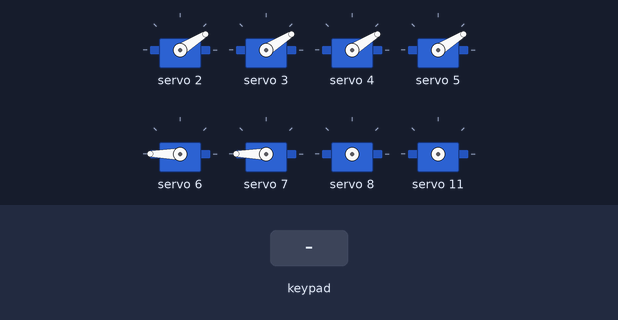
Recording of a sketch running on a simulated Arduino Uno, built with avr-gcc and run on an emulated ATmega328P. On the bench: 8 × servo. The test bench sets the inputs (shaded band). What the sketch prints to the serial monitor is not drawn.

Above: at 1.2 s.
1.3 s: key 'U' pressed
At 2.2 s:
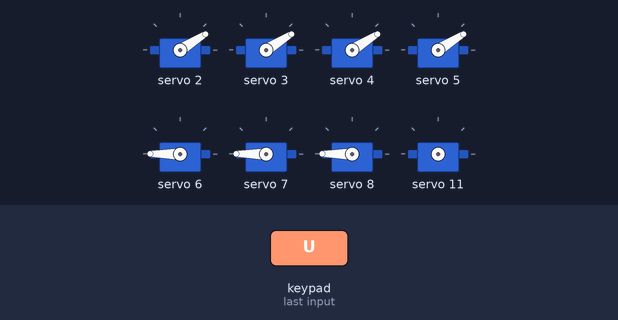
2.8 s: key 'D' pressed
4.3 s: key 'X' pressed
At 5.3 s:
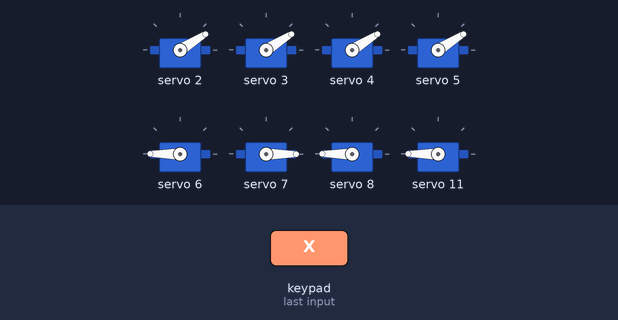
5.8 s: key 'T' pressed
At 6.3 s:
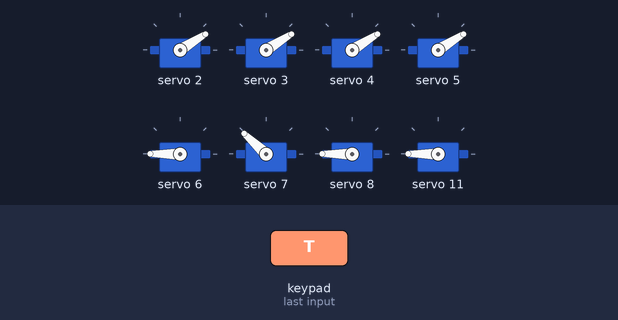
Timing chart, 0 to 8.3 s (numbered marks = the images above; inputs shaded):
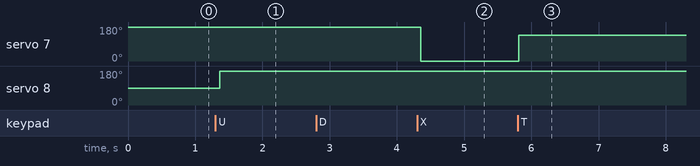

Measured:
- after the input at 1.3 s, servo 8: 90° → 180° after 0.06 s
- after the input at 4.3 s, servo 7: 180° → 0° after 0.05 s
- after the input at 5.8 s, servo 7: 0° → 137° at once

The sketch:

code_PS2_Control.ino
```cpp
#include "motor_control.h"
#include "servo_control.h"

void setup() {
  Serial.begin(115200);
  initMotors();          // Từ motors.h
  setupPS2controller();  // Từ PS2_controller.h

  setupServos();

  Serial.println("Done setup!");
}

void loop() {
  // 1. Đọc dữ liệu từ tay cầm
  ps2x.read_gamepad(0, 0);

  // 2. Xử lý Cụm Motor
  handlePS2Input();

  // 3. Xử lý Cụm Servo
  handleServoInput();

  delay(50);
}
```

PS2_controller.h
```cpp
#pragma once
#include <PS2X_lib.h>

PS2X ps2x; // Tạo đối tượng PS2 Controller Class
#define BEBUG_CTRL

// Hiệu chuẩn cho tay cầm PS2
#define X_JOY_CALIB 127
#define Y_JOY_CALIB 128

// Định nghĩa chân
#define PS2_DAT 12 // MOSI
#define PS2_CMD 13 // MISO
#define PS2_SEL 15 // SS
#define PS2_CLK 14 // SLK

// Hàm thiết lập tay cầm PS2
void setupPS2controller()
{
  int err = -1;
  while (err != 0)
  {
    // Cấu hình gamepad
    err = ps2x.config_gamepad(PS2_CLK, PS2_CMD, PS2_SEL, PS2_DAT, true, true);
  }
}
```

motor_control.h
```cpp
/**
Template:
c1, c2 điều khiển 2 chiều quay của Motor 1 (Kênh 8, 9)
c3, c4 điều khiển 2 chiều quay của Motor 2 (Kênh 10, 11)
c5, c6 điều khiển 2 chiều quay của Motor 3 (Kênh 13, 12)
c7, c8 điều khiển 2 chiều quay của Motor 4 (Kênh 14, 15)
*/


#pragma once
#include "motors.h"
#include "PS2_controller.h"  // Bao gồm đối tượng ps2x

// Các định nghĩa logic
#define TOP_SPEED 3500
#define NORM_SPEED 2048  // Tốc độ chuẩn cho các nút
#define TURN_SPEED 2500  // Tốc độ khi rẽ bằng D-Pad
#define DEADZONE 15

/**
*/

// === SỬA LỖI Ở ĐÂY: Thêm lại dòng định nghĩa hàm ===
void handlePS2Input() {
  int speed = NORM_SPEED;  // Tốc độ mặc định

  if (ps2x.Button(PSB_R2)) {
    speed = TOP_SPEED;
  }

  int c1 = 0, c2 = 0, c3 = 0, c4 = 0, c5 = 0, c6 = 0, c7 = 0, c8 = 0;

  if (ps2x.Button(PSB_PAD_UP)) {
    c1 = NORM_SPEED;
    // c3 = NORM_SPEED;
  } else if (ps2x.Button(PSB_PAD_DOWN)) {
    // c2 = NORM_SPEED;
    c4 = NORM_SPEED;
  }
  // else if (ps2x.Button(PSB_PAD_LEFT)) {
  //   c2 = TURN_SPEED;
  //   c3 = TURN_SPEED;
  // }
  // else if (ps2x.Button(PSB_PAD_RIGHT)) {
  //   c1 = TURN_SPEED;
  //   c4 = TURN_SPEED;
  // }
  // else if (ps2x.Button(PSB_L1)) {
  //   c5 = NORM_SPEED;
  // }
  // else if (ps2x.Button(PSB_L2)) {
  //   c6 = NORM_SPEED;
  // }
  // else if (ps2x.Button(PSB_R1)) {
  //   c7 = NORM_SPEED;
  // }
  // else if (ps2x.Button(PSB_TRIANGLE)) {
  //   c5 = NORM_SPEED;
  //   c7 = NORM_SPEED;
  // }
  // else if (ps2x.Button(PSB_CROSS)) {
  //   c6 = NORM_SPEED;
  //   c8 = NORM_SPEED;
  // }
  // else if (ps2x.Button(PSB_SQUARE)) {
  //   c5 = NORM_SPEED;
  // }
  // else if (ps2x.Button(PSB_CIRCLE)) {
  //   c7 = NORM_SPEED;
  // }


  else {
    /**
    Hàm này dùng để điều chỉnh cụm joystick phải, có control tốc độ motor
    */
    int nJoyX = X_JOY_CALIB - ps2x.Analog(PSS_RX);
    int nJoyY = Y_JOY_CALIB - ps2x.Analog(PSS_RY);
    int nMotMixL;
    int nMotMixR;

    if (nJoyX == -1 && nJoyY == 0) { /* c1-c8 đã là 0 */
    } else {
      bool temp = (nJoyY * nJoyX > 0);
      if (nJoyX) {
        nMotMixL = -nJoyX + (nJoyY * temp);
        nMotMixR = nJoyX + (nJoyY * !temp);
      } else {
        nMotMixL = nJoyY;
        nMotMixR = nJoyY;
      }

      if (nMotMixR > DEADZONE) {
        c3 = map(nMotMixR, DEADZONE, 128, 0, speed);
      } else if (nMotMixR < -DEADZONE) {
        c4 = map(abs(nMotMixR), DEADZONE, 128, 0, speed);
      }
      if (nMotMixL > DEADZONE) {
        c1 = map(nMotMixL, DEADZONE, 128, 0, speed);
      } else if (nMotMixL < -DEADZONE) {
        c2 = map(abs(nMotMixL), DEADZONE, 128, 0, speed);
      }
      /**
    Hàm này dùng để điều chỉnh cụm joystick trái, có control tốc độ motor
    */
      int nJoyLX = X_JOY_CALIB - ps2x.Analog(PSS_LX);
      int nJoyLY = Y_JOY_CALIB - ps2x.Analog(PSS_LY);
      int nMotMixL_Aux;
      int nMotMixR_Aux;

      bool temp_Aux = (nJoyLY * nJoyLX > 0);
      if (nJoyLX) {
        nMotMixL_Aux = -nJoyLX + (nJoyLY * temp_Aux);
        nMotMixR_Aux = nJoyLX + (nJoyLY * !temp_Aux);
      } else {
        nMotMixL_Aux = nJoyLY;
        nMotMixR_Aux = nJoyLY;
      }

      if (nMotMixR_Aux > DEADZONE) {
        c7 = map(nMotMixR_Aux, DEADZONE, 128, 0, speed);
      } else if (nMotMixR_Aux < -DEADZONE) {
        c8 = map(abs(nMotMixR_Aux), DEADZONE, 128, 0, speed);
      }
      if (nMotMixL_Aux > DEADZONE) {
        c5 = map(nMotMixL_Aux, DEADZONE, 128, 0, speed);
      } else if (nMotMixL_Aux < -DEADZONE) {
        c6 = map(abs(nMotMixL_Aux), DEADZONE, 128, 0, speed);
      }
    }
  }


  setPWMMotors(c1, c2, c3, c4, c5, c6, c7, c8);

  if (ps2x.ButtonPressed(PSB_TRIANGLE)) {
    Serial.println("Nút Tam giác vùa nhấn!");
  }
  if (ps2x.ButtonPressed(PSB_SQUARE)) {
    Serial.println("Nút Vuông vùa nhấn!");
  }
  if (ps2x.ButtonPressed(PSB_CIRCLE)) {
    Serial.println("Nút Tròn vùa nhấn!");
  }
  if (ps2x.ButtonPressed(PSB_CROSS)) {
    Serial.println("Nút X vùa nhấn!");
  }
  if (ps2x.ButtonPressed(PSB_PAD_UP)) {
    Serial.println("D-Pad Lên!");
  }
  if (ps2x.ButtonPressed(PSB_PAD_DOWN)) {
    Serial.println("D-Pad Xuống!");
  }
  if (ps2x.ButtonPressed(PSB_PAD_LEFT)) {
    Serial.println("D-Pad Trái!");
  }
  if (ps2x.ButtonPressed(PSB_PAD_RIGHT)) {
    Serial.println("D-Pad Phải!");
  }
  if (ps2x.ButtonPressed(PSB_L1)) {
    Serial.println("L1 vùa nhấn!");
  }
  if (ps2x.ButtonPressed(PSB_R1)) {
    Serial.println("R1 vùa nhấn!");
  }
  if (ps2x.ButtonPressed(PSB_L2)) {
    Serial.println("L2 vùa nhấn!");
  }
  if (ps2x.ButtonPressed(PSB_R2)) {
    Serial.println("R2 vùa nhấn (Bắt đầu tăng tốc)!");
  }
  if (ps2x.ButtonPressed(PSB_START)) {
    Serial.println("Start vùa nhấn!");
  }
  if (ps2x.ButtonPressed(PSB_L3))  // Nhấn joystick trái
  {
    Serial.println("L3 vùa nhấn!");
  }
  if (ps2x.ButtonPressed(PSB_R3))  // Nhấn joystick phải
  {
    Serial.println("R3 vùa nhấn!");
  }
}
```

motors.h
```cpp
#pragma once
#include <stdio.h>
#include <Wire.h>
#include <Adafruit_PWMServoDriver.h>

#define MIN_PWM 0
#define MAX_PWM 4095

// PWM channels of pca9685 0-16
#define PWM_CHANNEL1 8 //motor 1
#define PWM_CHANNEL2 9 //motor 1
#define PWM_CHANNEL3 10 //motor 2
#define PWM_CHANNEL4 11 //motor 2
#define PWM_CHANNER1 13 //motor 3
#define PWM_CHANNER2 12 //motor 3
#define PWM_CHANNER3 14 //motor 4
#define PWM_CHANNER4 15 //motor 4

Adafruit_PWMServoDriver pwm = Adafruit_PWMServoDriver();

void setPWMMotors(int c1, int c2, int c3, int c4, int c5, int c6, int c7, int c8) {
  char dbg_str[60];
  sprintf(dbg_str, "Drive: %d,%d,%d,%d | Aux: %d,%d,%d,%d", c1, c2, c3, c4, c5, c6, c7, c8);
  Serial.println(dbg_str);

  pwm.setPin(PWM_CHANNEL1, c1); //C1_motor1
  pwm.setPin(PWM_CHANNEL2, c2); //C2_motor1
  pwm.setPin(PWM_CHANNEL3, c3); //C3_motor2
  pwm.setPin(PWM_CHANNEL4, c4); //C4_motor2

  pwm.setPin(PWM_CHANNER1, c5); //C5_motor3
  pwm.setPin(PWM_CHANNER2, c6); //C6_motor3
  pwm.setPin(PWM_CHANNER3, c7); //C7_motor4
  pwm.setPin(PWM_CHANNER4, c8); //C8_motor4
}

void initMotors() {
  Wire.begin();  // SDA, SCL,400000);
  pwm.begin();
  pwm.setOscillatorFrequency(27000000);
  pwm.setPWMFreq(50);
  Wire.setClock(400000);

  setPWMMotors(0, 0, 0, 0, 0, 0, 0, 0);
}
```

servo_control.h
```cpp
#pragma once

#include "motors.h"
#include "PS2_controller.h"

#define SERVO_180_1 2  //servo channel 2
#define SERVO_180_2 3  //servo channel 3
#define SERVO_180_3 4  //servo channel 4
#define SERVO_180_4 5  //servo channel 5
#define SERVO_360_1 6  //servo channel 6
#define SERVO_360_2 7  //servo channel 7

// --- GIÁ TRỊ XUNG CHO SERVO 180° ---
#define SERVO_180_MIN 180
#define SERVO_180_MAX 375
// int servoAngles[6] = { 90, 90, 90, 90, 90, 90 };
// int servoMoveSpeed = 3;
// --- GIÁ TRỊ XUNG CHO SERVO 360° ---
#define SERVO_360_REV 100
#define SERVO_360_STOP 600
#define SERVO_360_FWD 400

// Hàm helper
void setServo(uint8_t channel, uint16_t pulse) {
  pwm.setPin(channel, pulse);
}

// --- Biến "nhớ" cho 6 servo ---
// (THAY ĐỔI: Khởi tạo ở vị trí MIN)
uint16_t servo_180_1_pos = SERVO_180_MIN;
uint16_t servo_180_2_pos = SERVO_180_MIN;
uint16_t servo_180_3_pos = SERVO_180_MIN;
uint16_t servo_180_4_pos = SERVO_180_MIN;

uint16_t servo_360_1_state = SERVO_360_STOP;
uint16_t servo_360_2_state = SERVO_360_STOP;

void setupServos() {
  setServo(SERVO_180_1, servo_180_1_pos);
  setServo(SERVO_180_2, servo_180_2_pos);
  setServo(SERVO_180_3, servo_180_3_pos);
  setServo(SERVO_180_4, servo_180_4_pos);
  setServo(SERVO_360_1, servo_360_1_state);
  setServo(SERVO_360_2, servo_360_2_state);
}

void handleServoInput() {

  /**
  ps2x.ButtonPressed để nhấn 1 lần rồi set góc mặc định
  */

  // if (ps2x.ButtonPressed(PSB_L1)) {
  //   servo_180_1_pos = SERVO_180_MAX;
  // }
  // if (ps2x.ButtonPressed(PSB_L2)) {
  //   servo_180_1_pos = SERVO_180_MIN;
  // }

  // setServo(SERVO_180_1, servo_180_1_pos);
  /**
ps2x.Button để nhấn giữ rồi khi buông ra thì trả về vị trí ban đầu
*/

  if (ps2x.Button(PSB_L3)) {               // Nếu ĐANG GIỮ L1
    setServo(SERVO_180_1, SERVO_180_MAX);  // Trực tiếp quay ra MAX
    // servo_180_1_pos = 180; // Nếu muốn mặc định quay theo vị trí góc mong muốn
  } else if (ps2x.Button(PSB_L2)) {        // Nếu ĐANG GIỮ L2
    setServo(SERVO_180_1, SERVO_180_MIN);  // Trực tiếp quay về MIN
    // servo_180_1_pos = 0;
  } else {
    setServo(SERVO_180_1, SERVO_180_MIN);
    //   servo_180_1_pos = SERVO_180_MIN;
  }

  // Logic cho Servo 360 Kênh 7 (Tam Giác, X, Vuông)
  if (ps2x.ButtonPressed(PSB_TRIANGLE)) {  // Nhấn Tam Giác
    servo_360_2_state = SERVO_360_FWD;     // Cập nhật biến nhớ -> Quay Tới
  }
  if (ps2x.ButtonPressed(PSB_CROSS)) {  // Nhấn X
    servo_360_2_state = SERVO_360_REV;  // Cập nhật biến nhớ -> Quay Lùi
  }
  if (ps2x.ButtonPressed(PSB_SQUARE)) {  // Nhấn Vuông
    servo_360_2_state = SERVO_360_STOP;  // Cập nhật biến nhớ -> Dừng
  }

  setServo(SERVO_180_2, servo_180_2_pos);
  setServo(SERVO_180_3, servo_180_3_pos);
  setServo(SERVO_180_4, servo_180_4_pos);

  setServo(SERVO_360_1, servo_360_1_state);
  setServo(SERVO_360_2, servo_360_2_state);
}
```
